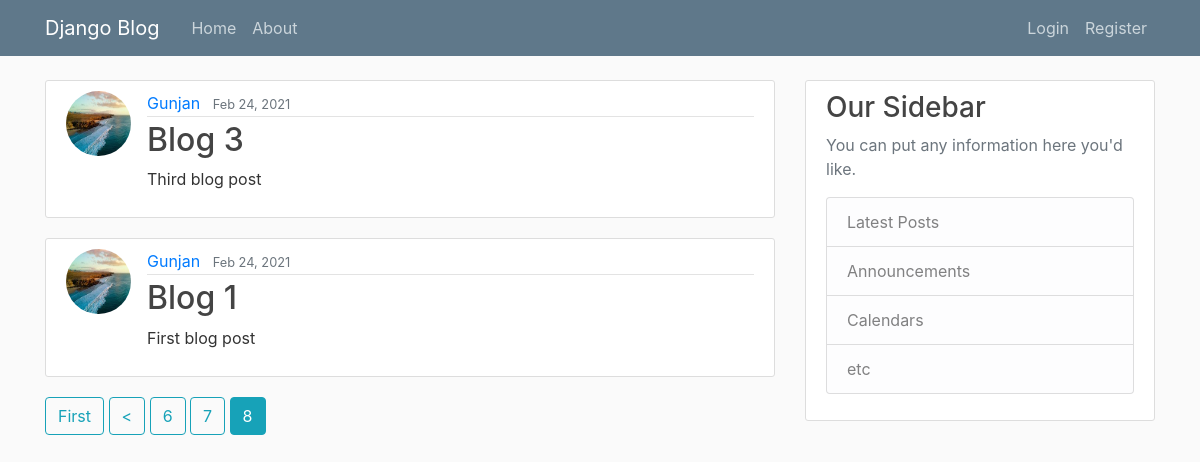
Before: /?page=8 with the older database file.
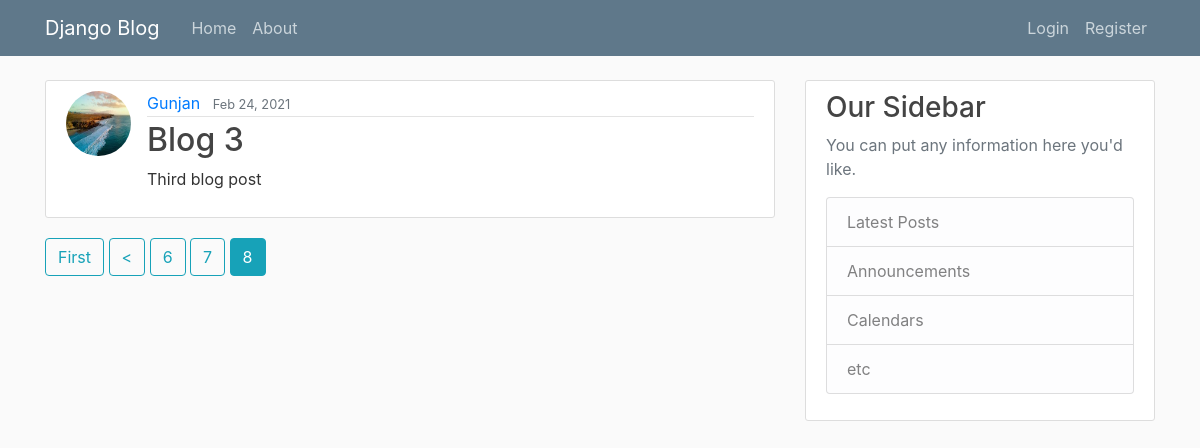
After: the same page with the newer database file.
### blog/models.py (models this page shows, shortened)
class Post(models.Model):
	title = models.CharField(max_length = 50)
	content = models.TextField()
	date_posted = models.DateTimeField( default = timezone.now)
	author = models.ForeignKey( User, on_delete = models.CASCADE )

### users/models.py (models this page shows, shortened)
class Profile(models.Model):
	user = models.OneToOneField(User, on_delete = models.CASCADE)
	image = models.ImageField(default = 'default.jpg', upload_to='profile_pics')

### blog/views.py (the view)
# urls.py: path('', PostListView.as_view(), name="blog-home"),
class PostListView(ListView):
	model = Post
	template_name = 'blog/home.html'
	context_object_name = 'posts'
	ordering = ['-date_posted']
	paginate_by = 5

### blog/templates/blog/home.html (shortened to what this page needs)
{% extends 'blog/base.html' %}
{% block content %}
	{% for post in posts %}
		<article class="media content-section">
		<img class="rounded-circle article-img" src="{{ post.author.profile.image.url }}">
		  <div class="media-body">
		    <div class="article-metadata">
		      <a class="mr-2" href="{% url 'user-posts' post.author.username %}">{{ post.author }}</a>
		      <small class="text-muted">{{ post.date_posted| date:"M j, Y" }}</small>
		    </div>
		    <h2><a class="article-title" href="{% url 'post-detail' post.id %}">{{ post.title }}</a></h2>
		    <p class="article-content">{{ post.content }}</p>
		  </div>
		</article>
	{% endfor %}
	{% if is_paginated %}
		{% if page_obj.has_previous %}
			<a class="btn btn-outline-info mb-4" href="?page=1">First</a>
			<a class="btn btn-outline-info mb-4" href="?page={{ page_obj.previous_page_number }}"><</a>
		{% endif %}
		{% for num in page_obj.paginator.page_range %}
			{% if page_obj.number == num %}
				<a class="btn btn-info mb-4" href="?page={{ num }}">{{ num }}</a>
			{% elif num > page_obj.number|add:'-3' and num < page_obj.number|add:'3' %}
				<a class="btn btn-outline-info mb-4" href="?page={{ num }}">{{ num }}</a>
			{% endif %}
		{% endfor %}
	{% endif %}
{% endblock content %}

Changed rows visible on the page:
removed Post: author.profile.image (picture), author "Gunjan", date_posted "Feb 24, 2021", title "Blog 1", content "First blog post"
